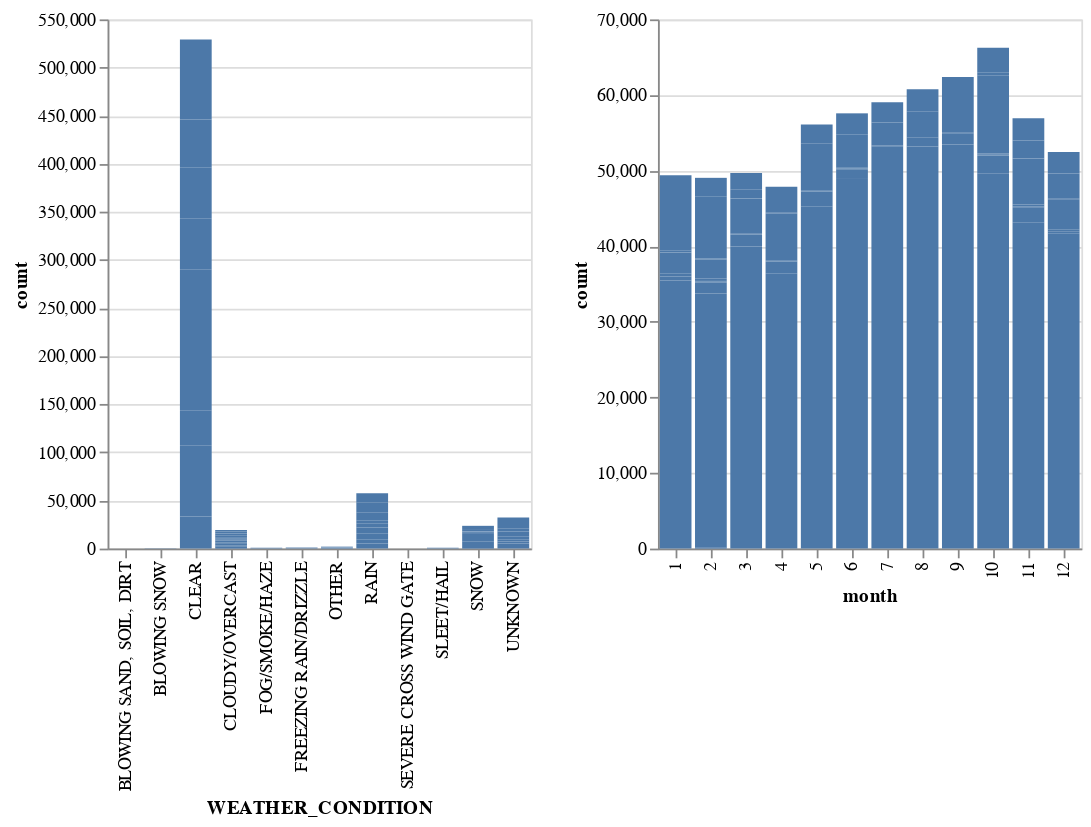

Here is the notebook cell this chart was saved with:
### Markdown cell above
# Interactive Plot 2

The plot 2 shows the relationship between weather conditions and counts over the 12  months ranging from 1-12. The user can simply drag on the area in the first chart to see changes in the next one.

### Code cell
final_chart1

### Figure 1 — Vega-Lite specification as saved in the notebook (floating-point values rounded to 4 significant figures)
{"config": {"view": {"continuousWidth": 400, "continuousHeight": 300}}, "hconcat": [{"mark": "bar", "encoding": {"x": {"field": "WEATHER_CONDITION", "type": "ordinal"}, "y": {"field": "count", "type": "quantitative"}}, "selection": {"selector001": {"type": "interval", "encodings": ["x", "y"]}}}, {"mark": "bar", "encoding": {"x": {"field": "month", "type": "ordinal"}, "y": {"field": "count", "type": "quantitative"}}, "transform": [{"filter": {"selection": "selector001"}}]}], "data": {"name": "data-1bc2faaa337e6215a3cea20f487c634d"}, "$schema": "https://vega.github.io/schema/vega-lite/v4.17.0.json", "datasets": {"data-1bc2faaa337e6215a3cea20f487c634d": [{"WEATHER_CONDITION": "BLOWING SAND, SOIL, DIRT", "month": 1, "count": 1}, {"WEATHER_CONDITION": "BLOWING SAND, SOIL, DIRT", "month": 2, "count": 1}, {"WEATHER_CONDITION": "BLOWING SAND, SOIL, DIRT", "month": 5, "count": 1}, {"WEATHER_CONDITION": "BLOWING SAND, SOIL, DIRT", "month": 8, "count": 1}, {"WEATHER_CONDITION": "BLOWING SNOW", "month": 1, "count": 87}, {"WEATHER_CONDITION": "BLOWING SNOW", "month": 2, "count": 128}, {"WEATHER_CONDITION": "BLOWING SNOW", "month": 3, "count": 5}, {"WEATHER_CONDITION": "BLOWING SNOW", "month": 4, "count": 7}, {"WEATHER_CONDITION": "BLOWING SNOW", "month": 10, "count": 9}, {"WEATHER_CONDITION": "BLOWING SNOW", "month": 11, "count": 24}, {"WEATHER_CONDITION": "BLOWING SNOW", "month": 12, "count": 19}, {"WEATHER_CONDITION": "CLEAR", "month": 1, "count": 33443}, {"WEATHER_CONDITION": "CLEAR", "month": 2, "count": 33592}, {"WEATHER_CONDITION": "CLEAR", "month": 3, "count": 39960}, {"WEATHER_CONDITION": "CLEAR", "month": 4, "count": 36405}, {"WEATHER_CONDITION": "CLEAR", "month": 5, "count": 45268}, {"WEATHER_CONDITION": "CLEAR", "month": 6, "count": 48894}, {"WEATHER_CONDITION": "CLEAR", "month": 7, "count": 52199}, {"WEATHER_CONDITION": "CLEAR", "month": 8, "count": 53184}, {"WEATHER_CONDITION": "CLEAR", "month": 9, "count": 53446}, {"WEATHER_CONDITION": "CLEAR", "month": 10, "count": 49583}, {"WEATHER_CONDITION": "CLEAR", "month": 11, "count": 43077}, {"WEATHER_CONDITION": "CLEAR", "month": 12, "count": 39995}, {"WEATHER_CONDITION": "CLOUDY/OVERCAST", "month": 1, "count": 1935}, {"WEATHER_CONDITION": "CLOUDY/OVERCAST", "month": 2, "count": 1471}, {"WEATHER_CONDITION": "CLOUDY/OVERCAST", "month": 3, "count": 1592}, {"WEATHER_CONDITION": "CLOUDY/OVERCAST", "month": 4, "count": 1485}, {"WEATHER_CONDITION": "CLOUDY/OVERCAST", "month": 5, "count": 1951}, {"WEATHER_CONDITION": "CLOUDY/OVERCAST", "month": 6, "count": 1282}, {"WEATHER_CONDITION": "CLOUDY/OVERCAST", "month": 7, "count": 1011}, {"WEATHER_CONDITION": "CLOUDY/OVERCAST", "month": 8, "count": 1135}, {"WEATHER_CONDITION": "CLOUDY/OVERCAST", "month": 9, "count": 1492}, {"WEATHER_CONDITION": "CLOUDY/OVERCAST", "month": 10, "count": 2366}, {"WEATHER_CONDITION": "CLOUDY/OVERCAST", "month": 11, "count": 1941}, {"WEATHER_CONDITION": "CLOUDY/OVERCAST", "month": 12, "count": 1694}, {"WEATHER_CONDITION": "FOG/SMOKE/HAZE", "month": 1, "count": 199}, {"WEATHER_CONDITION": "FOG/SMOKE/HAZE", "month": 2, "count": 124}, {"WEATHER_CONDITION": "FOG/SMOKE/HAZE", "month": 3, "count": 39}, {"WEATHER_CONDITION": "FOG/SMOKE/HAZE", "month": 4, "count": 40}, {"WEATHER_CONDITION": "FOG/SMOKE/HAZE", "month": 5, "count": 47}, {"WEATHER_CONDITION": "FOG/SMOKE/HAZE", "month": 6, "count": 101}, {"WEATHER_CONDITION": "FOG/SMOKE/HAZE", "month": 7, "count": 16}, {"WEATHER_CONDITION": "FOG/SMOKE/HAZE", "month": 8, "count": 15}, {"WEATHER_CONDITION": "FOG/SMOKE/HAZE", "month": 9, "count": 33}, {"WEATHER_CONDITION": "FOG/SMOKE/HAZE", "month": 10, "count": 84}, {"WEATHER_CONDITION": "FOG/SMOKE/HAZE", "month": 11, "count": 51}, {"WEATHER_CONDITION": "FOG/SMOKE/HAZE", "month": 12, "count": 204}, {"WEATHER_CONDITION": "FREEZING RAIN/DRIZZLE", "month": 1, "count": 338}, {"WEATHER_CONDITION": "FREEZING RAIN/DRIZZLE", "month": 2, "count": 91}, {"WEATHER_CONDITION": "FREEZING RAIN/DRIZZLE", "month": 3, "count": 57}, {"WEATHER_CONDITION": "FREEZING RAIN/DRIZZLE", "month": 4, "count": 84}, {"WEATHER_CONDITION": "FREEZING RAIN/DRIZZLE", "month": 5, "count": 35}, {"WEATHER_CONDITION": "FREEZING RAIN/DRIZZLE", "month": 6, "count": 19}, {"WEATHER_CONDITION": "FREEZING RAIN/DRIZZLE", "month": 7, "count": 21}, {"WEATHER_CONDITION": "FREEZING RAIN/DRIZZLE", "month": 8, "count": 20}, {"WEATHER_CONDITION": "FREEZING RAIN/DRIZZLE", "month": 9, "count": 30}, {"WEATHER_CONDITION": "FREEZING RAIN/DRIZZLE", "month": 10, "count": 105}, {"WEATHER_CONDITION": "FREEZING RAIN/DRIZZLE", "month": 11, "count": 152}, {"WEATHER_CONDITION": "FREEZING RAIN/DRIZZLE", "month": 12, "count": 103}, {"WEATHER_CONDITION": "OTHER", "month": 1, "count": 434}, {"WEATHER_CONDITION": "OTHER", "month": 2, "count": 343}, {"WEATHER_CONDITION": "OTHER", "month": 3, "count": 108}, {"WEATHER_CONDITION": "OTHER", "month": 4, "count": 122}, {"WEATHER_CONDITION": "OTHER", "month": 5, "count": 91}, {"WEATHER_CONDITION": "OTHER", "month": 6, "count": 89}, {"WEATHER_CONDITION": "OTHER", "month": 7, "count": 71}, {"WEATHER_CONDITION": "OTHER", "month": 8, "count": 78}, {"WEATHER_CONDITION": "OTHER", "month": 9, "count": 107}, {"WEATHER_CONDITION": "OTHER", "month": 10, "count": 127}, {"WEATHER_CONDITION": "OTHER", "month": 11, "count": 274}, {"WEATHER_CONDITION": "OTHER", "month": 12, "count": 221}, {"WEATHER_CONDITION": "RAIN", "month": 1, "count": 2744}, {"WEATHER_CONDITION": "RAIN", "month": 2, "count": 2450}, {"WEATHER_CONDITION": "RAIN", "month": 3, "count": 4495}, {"WEATHER_CONDITION": "RAIN", "month": 4, "count": 6180}, {"WEATHER_CONDITION": "RAIN", "month": 5, "count": 6146}, {"WEATHER_CONDITION": "RAIN", "month": 6, "count": 4418}, {"WEATHER_CONDITION": "RAIN", "month": 7, "count": 3041}, {"WEATHER_CONDITION": "RAIN", "month": 8, "count": 3344}, {"WEATHER_CONDITION": "RAIN", "month": 9, "count": 4487}, {"WEATHER_CONDITION": "RAIN", "month": 10, "count": 10347}, {"WEATHER_CONDITION": "RAIN", "month": 11, "count": 6051}, {"WEATHER_CONDITION": "RAIN", "month": 12, "count": 3895}, {"WEATHER_CONDITION": "SEVERE CROSS WIND GATE", "month": 1, "count": 14}, {"WEATHER_CONDITION": "SEVERE CROSS WIND GATE", "month": 2, "count": 29}, {"WEATHER_CONDITION": "SEVERE CROSS WIND GATE", "month": 3, "count": 14}, {"WEATHER_CONDITION": "SEVERE CROSS WIND GATE", "month": 4, "count": 7}, {"WEATHER_CONDITION": "SEVERE CROSS WIND GATE", "month": 5, "count": 5}, {"WEATHER_CONDITION": "SEVERE CROSS WIND GATE", "month": 6, "count": 3}, {"WEATHER_CONDITION": "SEVERE CROSS WIND GATE", "month": 8, "count": 5}, {"WEATHER_CONDITION": "SEVERE CROSS WIND GATE", "month": 9, "count": 4}, {"WEATHER_CONDITION": "SEVERE CROSS WIND GATE", "month": 10, "count": 7}, {"WEATHER_CONDITION": "SEVERE CROSS WIND GATE", "month": 11, "count": 22}, {"WEATHER_CONDITION": "SEVERE CROSS WIND GATE", "month": 12, "count": 23}, {"WEATHER_CONDITION": "SLEET/HAIL", "month": 1, "count": 282}, {"WEATHER_CONDITION": "SLEET/HAIL", "month": 2, "count": 167}, {"WEATHER_CONDITION": "SLEET/HAIL", "month": 3, "count": 80}, {"WEATHER_CONDITION": "SLEET/HAIL", "month": 4, "count": 84}, {"WEATHER_CONDITION": "SLEET/HAIL", "month": 7, "count": 2}, {"WEATHER_CONDITION": "SLEET/HAIL", "month": 9, "count": 4}, {"WEATHER_CONDITION": "SLEET/HAIL", "month": 10, "count": 21}, {"WEATHER_CONDITION": "SLEET/HAIL", "month": 11, "count": 77}, {"WEATHER_CONDITION": "SLEET/HAIL", "month": 12, "count": 113}, {"WEATHER_CONDITION": "SNOW", "month": 1, "count": 7153}, {"WEATHER_CONDITION": "SNOW", "month": 2, "count": 8144}, {"WEATHER_CONDITION": "SNOW", "month": 3, "count": 1105}, {"WEATHER_CONDITION": "SNOW", "month": 4, "count": 1163}, {"WEATHER_CONDITION": "SNOW", "month": 5, "count": 11}, {"WEATHER_CONDITION": "SNOW", "month": 6, "count": 8}, {"WEATHER_CONDITION": "SNOW", "month": 7, "count": 12}, {"WEATHER_CONDITION": "SNOW", "month": 8, "count": 12}, {"WEATHER_CONDITION": "SNOW", "month": 9, "count": 13}, {"WEATHER_CONDITION": "SNOW", "month": 10, "count": 376}, {"WEATHER_CONDITION": "SNOW", "month": 11, "count": 2328}, {"WEATHER_CONDITION": "SNOW", "month": 12, "count": 3351}, {"WEATHER_CONDITION": "UNKNOWN", "month": 1, "count": 2768}, {"WEATHER_CONDITION": "UNKNOWN", "month": 2, "count": 2503}, {"WEATHER_CONDITION": "UNKNOWN", "month": 3, "count": 2224}, {"WEATHER_CONDITION": "UNKNOWN", "month": 4, "count": 2298}, {"WEATHER_CONDITION": "UNKNOWN", "month": 5, "count": 2536}, {"WEATHER_CONDITION": "UNKNOWN", "month": 6, "count": 2760}, {"WEATHER_CONDITION": "UNKNOWN", "month": 7, "count": 2663}, {"WEATHER_CONDITION": "UNKNOWN", "month": 8, "count": 2955}, {"WEATHER_CONDITION": "UNKNOWN", "month": 9, "count": 2750}, {"WEATHER_CONDITION": "UNKNOWN", "month": 10, "count": 3223}, {"WEATHER_CONDITION": "UNKNOWN", "month": 11, "count": 2934}, {"WEATHER_CONDITION": "UNKNOWN", "month": 12, "count": 2833}]}}
